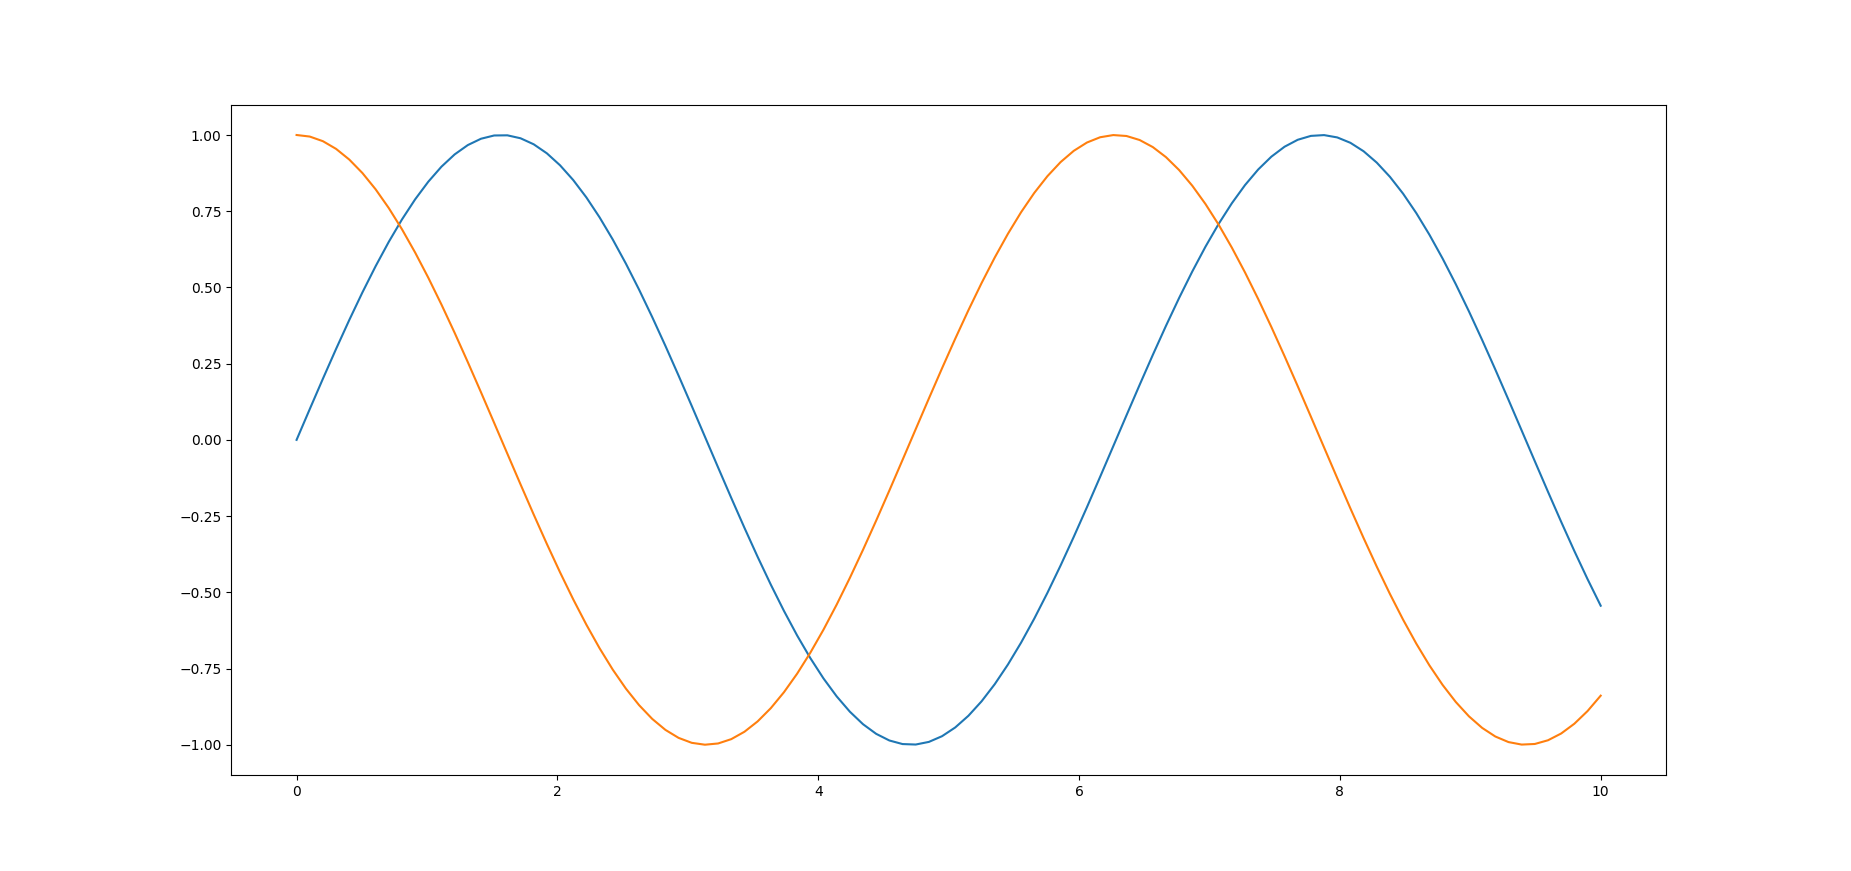

This figure's Python source:
#coding: utf-8

#filename: ./chapter03/plotpic.py

import numpy as np
import matplotlib.pyplot as plt

x = np.linspace(0, 10, 100)
y1 = np.sin(x)
y2 = np.cos(x)

plt.plot(x, y1)
plt.plot(x, y2)

plt.show()
